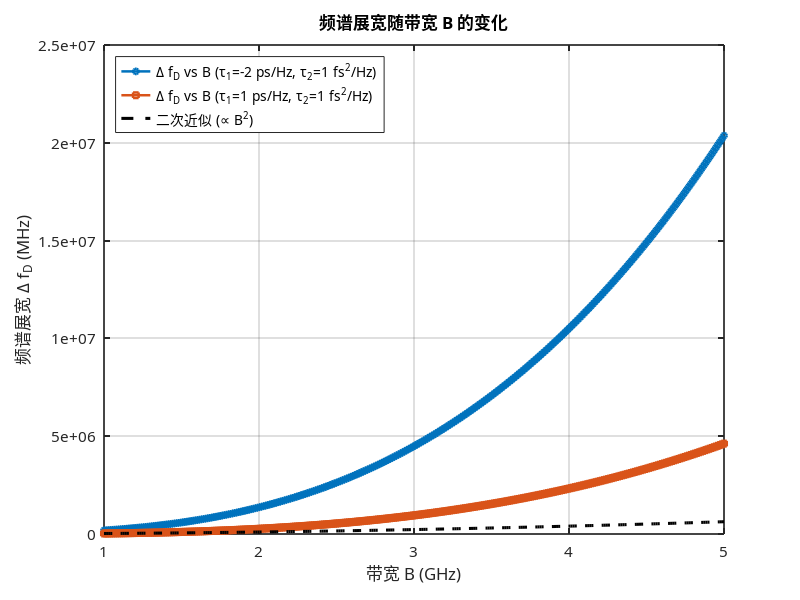
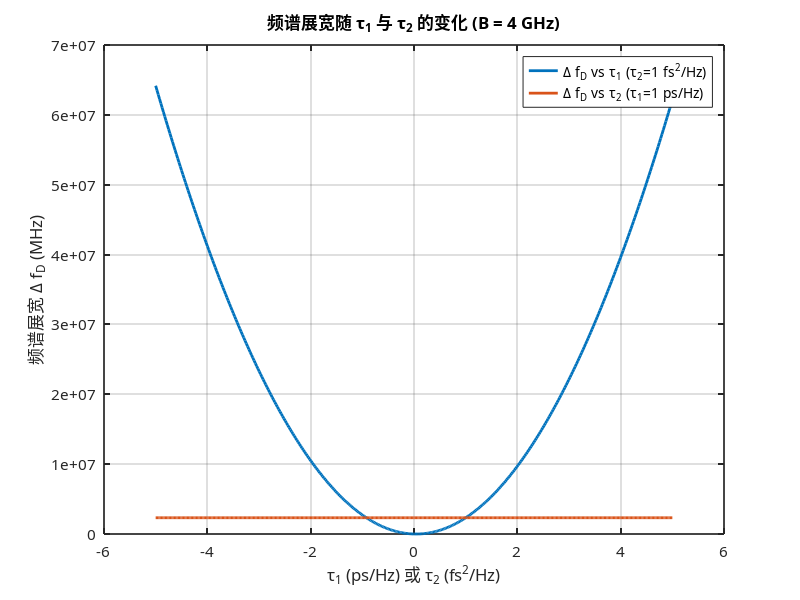

Reproduce these figures in MATLAB, in order. (Note: this script raises an error after producing the figures.)
%% plot_fig_3_5_6_bandwidth_dispersion_effects.m
% 论文图3-5/图3-6：带宽与色散系数对频谱展宽的影响
% 生成日期：2026-01-24
% 对应章节：3.3.3 频谱特征量化
%
% 图表核心表达：
% - 频谱展宽随带宽 B 的非线性耦合关系（含二次近似）
% - 频谱展宽随色散系数 tau1 / tau2 的变化规律

clear; clc; close all;

%% 1. 物理常数与参数设置（与定稿文档一致）
f0 = 34e9;                     % 起始频率 (Hz)
omega0 = 2*pi*f0;              % 起始角频率 (rad/s)
T_m = 1e-3;                    % 调制周期 (s)
tau0 = 1e-9;                   % 群时延零阶项 (s)，用于展示 C2 的影响

% 色散系数示例（用于对比“加速/减缓”增长趋势）
tau1_cases = [-2, 1] * 1e-12;  % tau1 (s^2) 对应 -2/1 ps/Hz
tau2_cases = [1, 1] * 1e-30;   % tau2 (s^3) 对应 1 fs^2/Hz

% 带宽范围（与正文描述一致）
B = linspace(1e9, 5e9, 300);  % 1-5 GHz

%% 2. 图3-5：频谱展宽随带宽变化
Kp = 2*pi*B/T_m; % 角频率调制斜率

% Case 1：加速增长
tau1 = tau1_cases(1);
tau2 = tau2_cases(1);
C1 = omega0*tau2 + 2*tau1;
C2 = tau1^2 + tau0*tau2;
Delta_f_case1 = (2*pi*B.^2/T_m) .* abs(C1 - (2*pi*B/T_m).*C2);
Delta_f_quad = (2*pi*B.^2/T_m) .* abs(C1); % 二次近似
B_zero_case1 = (C1/C2) * T_m/(2*pi);       % |C1 - K' C2| = 0 对应带宽

% Case 2：减缓增长
tau1 = tau1_cases(2);
tau2 = tau2_cases(2);
C1 = omega0*tau2 + 2*tau1;
C2 = tau1^2 + tau0*tau2;
Delta_f_case2 = (2*pi*B.^2/T_m) .* abs(C1 - (2*pi*B/T_m).*C2);
B_zero_case2 = (C1/C2) * T_m/(2*pi);       % |C1 - K' C2| = 0 对应带宽

figure('Position', [120, 120, 820, 520], 'Color', 'w');
set(0, 'DefaultAxesFontName', 'SimHei');
set(0, 'DefaultTextFontName', 'SimHei');

colors = [
    0.0000, 0.4470, 0.7410;  % 蓝
    0.8500, 0.3250, 0.0980;  % 橙
    0.0000, 0.0000, 0.0000;  % 黑
];

plot(B/1e9, Delta_f_case1/1e6, 'o-', 'Color', colors(1,:), 'LineWidth', 1.8, 'MarkerSize', 4);
hold on;
plot(B/1e9, Delta_f_case2/1e6, 's-', 'Color', colors(2,:), 'LineWidth', 1.8, 'MarkerSize', 4);
plot(B/1e9, Delta_f_quad/1e6, '--', 'Color', colors(3,:), 'LineWidth', 2.2);

grid on;
xlabel('带宽 B (GHz)');
ylabel('频谱展宽 \Delta f_D (MHz)');
title('频谱展宽随带宽 B 的变化');
legend( ...
    '\Delta f_D vs B (\tau_1=-2 ps/Hz, \tau_2=1 fs^2/Hz)', ...
    '\Delta f_D vs B (\tau_1=1 ps/Hz, \tau_2=1 fs^2/Hz)', ...
    '二次近似 (\propto B^2)', ...
    'Location', 'northwest');
set(gca, 'FontSize', 11, 'LineWidth', 1.2, 'Box', 'on');

% 标注 |C1 - K' C2| = 0 对应带宽（若落在显示范围内）
if isfinite(B_zero_case1) && B_zero_case1 > min(B) && B_zero_case1 < max(B)
    xline(B_zero_case1/1e9, ':', 'Color', colors(1,:), 'LineWidth', 1.4);
    text(B_zero_case1/1e9 + 0.05, max(Delta_f_case1/1e6)*0.20, ...
        sprintf('B_0^{(1)} = %.2f GHz', B_zero_case1/1e9), ...
        'FontSize', 11, 'Color', colors(1,:));
end
if isfinite(B_zero_case2) && B_zero_case2 > min(B) && B_zero_case2 < max(B)
    xline(B_zero_case2/1e9, ':', 'Color', colors(2,:), 'LineWidth', 1.4);
    text(B_zero_case2/1e9 + 0.05, max(Delta_f_case1/1e6)*0.12, ...
        sprintf('B_0^{(2)} = %.2f GHz', B_zero_case2/1e9), ...
        'FontSize', 11, 'Color', colors(2,:));
end

%% 3. 图3-6：频谱展宽随色散系数变化
B_fixed = 4e9;                     % 固定带宽 (Hz)
Kp_fixed = 2*pi*B_fixed/T_m;

% tau1 变化（tau2 固定）
tau1_range = linspace(-5, 5, 400) * 1e-12; % ps/Hz -> s^2
tau2_fixed = 1e-30;                        % 1 fs^2/Hz -> s^3
C1_tau1 = omega0*tau2_fixed + 2*tau1_range;
C2_tau1 = tau1_range.^2 + tau0*tau2_fixed;
Delta_f_tau1 = (2*pi*B_fixed^2/T_m) .* abs(C1_tau1 - Kp_fixed*C2_tau1);

% tau2 变化（tau1 固定）
tau2_range = linspace(-5, 5, 400) * 1e-30; % fs^2/Hz -> s^3
tau1_fixed = 1e-12;                        % 1 ps/Hz -> s^2
C1_tau2 = omega0*tau2_range + 2*tau1_fixed;
C2_tau2 = tau1_fixed^2 + tau0*tau2_range;
Delta_f_tau2 = (2*pi*B_fixed^2/T_m) .* abs(C1_tau2 - Kp_fixed*C2_tau2);

figure('Position', [980, 120, 820, 520], 'Color', 'w');
plot(tau1_range/1e-12, Delta_f_tau1/1e6, 'LineWidth', 2.0, 'Color', colors(1,:));
hold on;
plot(tau2_range/1e-30, Delta_f_tau2/1e6, 'LineWidth', 2.0, 'Color', colors(2,:));
grid on;
xlabel('\tau_1 (ps/Hz) 或 \tau_2 (fs^2/Hz)');
ylabel('频谱展宽 \Delta f_D (MHz)');
title('频谱展宽随 \tau_1 与 \tau_2 的变化 (B = 4 GHz)');
legend('\Delta f_D vs \tau_1 (\tau_2=1 fs^2/Hz)', '\Delta f_D vs \tau_2 (\tau_1=1 ps/Hz)', ...
    'Location', 'northeast');
set(gca, 'FontSize', 11, 'LineWidth', 1.2, 'Box', 'on');

%% 4. 保存图表
output_dir = fullfile(fileparts(mfilename('fullpath')), '..', 'figures');
if ~exist(output_dir, 'dir')
    mkdir(output_dir);
end

% 图3-5：带宽-散焦非线性耦合关系（与正文图名保持一致）
export_thesis_figure(gcf, '图3-4_带宽散焦耦合曲线', 14, 300, 'SimHei');

% 图3-6：色散系数影响
export_thesis_figure(gcf, '图3-6_色散系数影响频谱展宽', 14, 300, 'SimHei');

fprintf('✓ 图3-5/图3-6 已保存至 final_output/figures/\\n');
